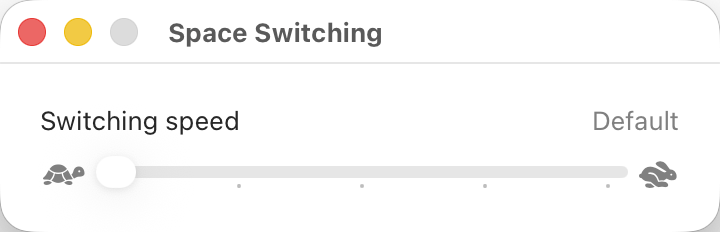
#> input picture docs/images/banner-source/default.png, 720 x 232 px, found by its file name; its folder holds 4 pictures in this run
$ python make-banner.py --states default.png gentle.png balanced.png quick.png instant.png
#> lines starting #> are read from the running program, lines starting #| are printed output that depends on the picture; after the words box and inside, x2 and y2 are one past the last pixel; in counts of white or black regions, pixels touching at a corner belong together
#!/usr/bin/env python3
# Renders the README banner into docs/images/banner.webp.
#
#   make banner
#       build build/banner/banner.html, capture every frame of it with
#       headless Chrome, and encode the animation
#   python3 Scripts/make-banner.py --html
#       only build the HTML, for previewing in a browser (it loops there)
#   python3 Scripts/make-banner.py --states default.png gentle.png balanced.png quick.png instant.png
#       prepare docs/images/banner-source from window screenshots (Shift-Cmd-4,
#       Space, click the window) taken at each preset, then render
#
# Everything else in it is Apple's: the type is SF Pro, and both the MacBook
# Pro and the desktops on its screen are cut from the macOS Tahoe press images
# on Apple Newsroom, fetched at render time into build/banner. None of it is
# committed.
#
# The piece is one loop. At Default the desktops swipe right, right, left,
# left with Dock's own integrator and Apple's constants, Control held down and
# the arrow tapped for each one while three fingers flick the way the content
# goes, the cursor drags the slider to Quick with the window snapping between
# the real screenshots as the knob passes each tick, the same four swipes play
# at the same rhythm with the coefficients Space Switch Speed writes for 0.35,
# and the cursor drags back.

import base64
import functools
import io
import json
import math
import os
import shutil
import socket
import struct
import subprocess
import sys
import time
import urllib.request
from pathlib import Path

from PIL import Image, ImageChops, ImageDraw, ImageFilter, ImageOps

ROOT = Path(__file__).resolve().parent.parent
OUT = ROOT / "docs" / "images" / "banner.webp"
SOURCE_DIR = ROOT / "docs" / "images" / "banner-source"
WORK_DIR = ROOT / "build" / "banner"
HTML = WORK_DIR / "banner.html"

CHROME = "/Applications/Google Chrome.app/Contents/MacOS/Google Chrome"
# Apple's macOS Tahoe press images: a straight-on MacBook Pro on a flat
# background, one desktop each. The first is also the device itself, so the
# frame and the desktops that slide across it share one geometry.
NEWSROOM = (
    "https://www.apple.com/newsroom/images/2025/06/"
    "macos-tahoe-26-makes-the-mac-more-capable-productive-and-intelligent-than-ever/article/"
    "Apple-WWDC25-macOS-Tahoe-26-{}-250609_big.jpg.slideshow-xlarge_2x.jpg"
)
DESKTOPS = ["Messages", "Apple-Intelligence-Shortcuts-Notes", "Apple-Music"]
FRAME = DESKTOPS[0]
# The bezel is pure black and the background a flat near-white, which is what
# the screen and the body are cut along. The level is as high as it goes
# before the wallpaper's darkest corners start reading as bezel.
BEZEL = (0, 0, 0)
BEZEL_LEVEL = 12
BACKGROUND_TOLERANCE = 12
MATTE = (255, 0, 255)

# The slider's presets, as Speed.presets orders them, and where each knob sits
# in the 2x window screenshots. The two in SHOWN get their own swipes and the
# ones between them appear as the knob snaps past during the drag; the rest are
# shot anyway, so SHOWN can be moved without going back for screenshots.
STATES = [("default", 1.0), ("gentle", 0.75), ("balanced", 0.5), ("quick", 0.35), ("instant", 0.2)]
SHOWN = [0, 3]
WINDOW_SIZE = (720, 232)
KNOB_X = [115.5 + i * 123 for i in range(len(STATES))]
KNOB_Y = 171

STOCK_RETENTION = 0.695
STOCK_GAIN = 2.0
SETTLE_EPSILON = 0.01
DT = 1 / 120
SPEED_RANGE = (0.2, 1.0)

SIZE = (1792, 592)
FPS = 25
OUTPUT_WIDTH = 1792
# The page is laid out at the output's own size, so it is captured at 1x and
# the artwork carries the detail instead: the device, the screen and its mask
# are cut at 2x for the browser to sample down.
CAPTURE_SCALE = 1
ASSET_SCALE = 2

# The device sits in from the right edge as far as the title sits in from the
# left, and the title is sized to leave a gutter between the two of them.
DEVICE_WIDTH = 700
DEVICE_RIGHT_MARGIN = 96
LEFT_MARGIN = 96
TITLE_SIZE = 84
WINDOW_TOP = 348
WINDOW_WIDTH = 560

CURSOR_REST = (30, 36)
FADE = 0.06

# The background falls off by around a dozen levels across the whole banner, so
# in 8 bits its steps land hundreds of pixels apart and read as bands however
# little the codec is allowed to throw away. A fixed field of noise a couple of
# levels deep scatters each step instead. The field is the same in every frame,
# which is what keeps it nearly free for an encoder that stores differences, and
# it stops at the lit screen: photographic content has texture of its own there
# and the noise would only cost bits.
DITHER = 1.1
DITHER_CLAMP = 2

# The screen's spill onto the background. A CSS blur is rasterised at the
# size it ends up on screen, so blurring the strip live costs more than the
# rest of the frame put together; the desktops are blurred once, up front, and
# the browser is left with nothing to do but scale the result.
#
# The step is the grid that blur is sampled on, and the layer is magnified by
# GLOW_SPREAD after it: sampled coarser than the screen, the interpolation
# between samples facets under the magnification. The radius is what decides
# whether the spill carries the desktop's colour or averages it — much past
# this and every wallpaper blurs to the same grey haze.
GLOW_SPREAD = 2.1
GLOW_BLUR = 34
GLOW_STEP = 1
GLOW_OPACITY = 0.55
GLOW_FALLOFF = "50%"

# The shortcut and the gesture that do the switch, played as each swipe
# starts: Control goes down for the whole burst, the arrow taps, and the hand
# flicks the way the content travels, which is the opposite way to the Space
# you are going to.
KEY_LEAD = 0.08
KEY_TAP = 0.18
KEY_FADE = 0.02
KEY_IDLE = "background: #191b21; color: #8f96a3;"
KEY_LIT = "background: #f2f3f5; color: #16181d;"
FLICK = 0.17
HAND_TRAVEL = 11


# [13 lines left out: function coefficients, not called in this run]


def ease_in_out(u):
    return 4 * u**3 if u < 0.5 else 1 - (-2 * u + 2) ** 3 / 2


# [6 lines left out: function ease_time, not called in this run]


# MARK: - Sources


def prepare_states(paths):
    if len(paths) != len(STATES):
        raise SystemExit(f"--states needs {len(STATES)} screenshots: " + ", ".join(n for n, _ in STATES))
    SOURCE_DIR.mkdir(parents=True, exist_ok=True)
    for path, (name, _) in zip(paths, STATES):
        shot = Image.open(path).convert("RGBA")
#> shot is the input picture: PIL image 720x232 RGBA; mean R, G, B, A 247.9, 247.2, 246.7, 253.7
        alpha = shot.split()[3].point(lambda v: 255 if v > 250 else 0)
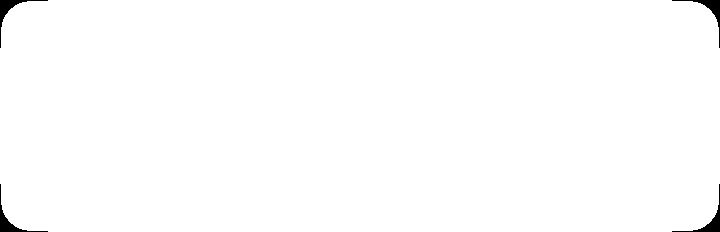
#> alpha: PIL image 720x232 L; 99.3% white; 4 black regions, box (x1, y1, x2, y2) and area: (0, 0, 48, 48) 292, (672, 0, 720, 48) 292, (0, 184, 48, 232) 292, (672, 184, 720, 232) 292
        window = shot.crop(alpha.getbbox())
        if window.size != WINDOW_SIZE:
            raise SystemExit(f"{path}: window is {window.size}, expected {WINDOW_SIZE}")
        erase_cursor(window)
        window.save(SOURCE_DIR / f"{name}.png")
        print(f"{name}: prepared from {path}")


def erase_cursor(window):
    # The arrow is the only near-black thing in the content area right of
    # the "Speed" label and left of the hare; the blue fill has a
    # high green channel and the text is grey. Above the track the window is
    # plain white. Where the cursor overlaps the track, the track rows are
    # rebuilt from a column just outside the cursor's extent.
    px = window.load()
    hits = [
        (x, y)
        for x in range(260, 630)
        for y in range(75, 215)
        if px[x, y][0] < 60 and px[x, y][1] < 60 and px[x, y][3] == 255
    ]
#> hits = []
    if not hits:
        return
    pad = 8
    x0 = min(x for x, _ in hits) - pad
    y0 = min(y for _, y in hits) - pad
    x1 = max(x for x, _ in hits) + pad
    y1 = max(y for _, y in hits) + pad
    window.paste((255, 255, 255, 255), (x0, y0, x1 + 1, y1 + 1))
    if y1 >= 158:
        donor = x1 + 30
        for y in range(158, 205):
            for x in range(x0, x1 + 1):
                px[x, y] = px[donor, y]


# [63 lines left out: functions press, display_area, notch_area, device_frame, desktop, not called in this run]


# MARK: - Timeline


class Timeline:
    """Runs Dock's integrator continuously, so a swipe that lands while the
    previous one is still settling behaves as it does on a real Mac."""

    # [26 lines left out: functions __init__, step, wait, not called in this run]

    def swipe(self, target):
        self.taps.append((self.t, 1 if target > self.target else -1))
        self.target = target

    def settle(self):
        while self.pos != self.target:
            self.step()

    def set_speed(self, speed):
        self.gain, self.retention = coefficients(speed)

    def cursor_at(self, x, y, scale=1.0, easing="linear"):
        self.cursor.append((self.t, x, y, scale, easing))

    def switch(self, at, a, b):
        self.switches.append((at, a, b))

    def hold(self, since):
        self.holds.append((since, self.t))

    def strip_keyframes(self):
        step = round(1 / DT / FPS)
        return [(i * DT, p) for i, p in enumerate(self.positions) if i % step == 0] + [(self.t, self.pos)]


# Both bursts are swiped at one rhythm, which is the whole point. The rhythm is
# a whole stock switch, 0.867s of travel and a beat: Default fills it and Quick
# spends most of it at rest. Anything shorter cuts Default off before it lands
# and undersells how long the animation this exists to shorten actually takes.
SWIPES = [1, 2, 1, 0]
SWIPE_CADENCE = 0.9


# [34 lines left out: function build_timeline, not called in this run]


# MARK: - HTML


def keyframes(name, rows):
    return f"@keyframes {name} {{\n" + "\n".join(rows) + "\n}"


def pct(t, total):
    return f"{100 * min(max(t, 0), total) / total:.4f}%"


# [239 lines left out: functions lit_rows, build_html, not called in this run]


# MARK: - Capture


class Chrome:
    # [94 lines left out: functions __init__, connect, read, receive, call, not called in this run]

    def evaluate(self, expression):
        return self.call("Runtime.evaluate", expression=expression, returnByValue=True)["result"].get("value")

    # [85 lines left out: functions open, frame, close, capture, dither, encode, not called in this run]


if __name__ == "__main__":
    args = sys.argv[1:]
    if args[:1] == ["--states"]:
#> (the run stopped early here; a loop or call above may not have finished)
